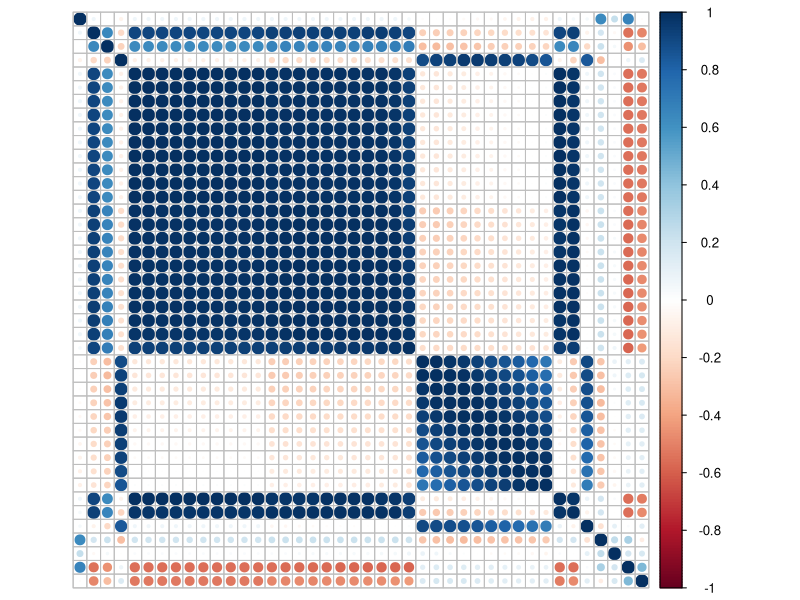
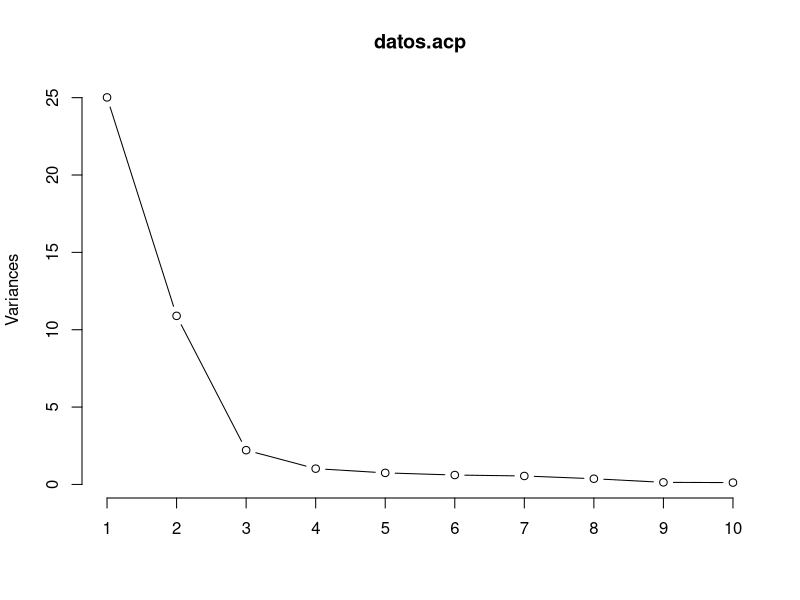
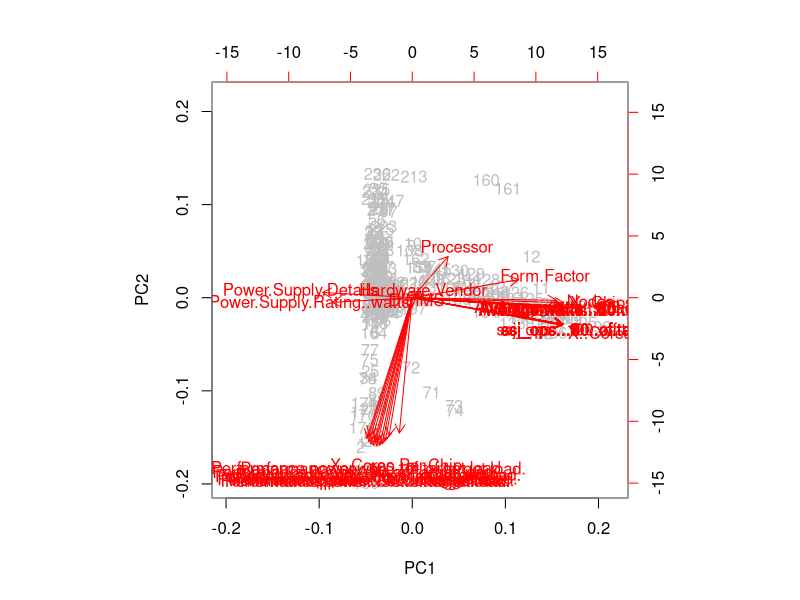

Write the R code that produced these figures, in order.
#install.packages("corrplot")
library(corrplot)

datos <- read.csv("../Data/specPowerDatamartTransform.csv")

matCorr <- cor(datos)

colnames(matCorr)[0:42] <- ""
rownames(matCorr)[0:42] <- ""

#corrplot(matCorr, method="color")
corrplot(matCorr, method="circle")

#true correlacion, false covarianzas
datos.acp <- prcomp(datos, scale = TRUE)

summary(datos.acp)
plot(datos.acp, type = "lines")

biplot(datos.acp, col=c("gray", "red"))

